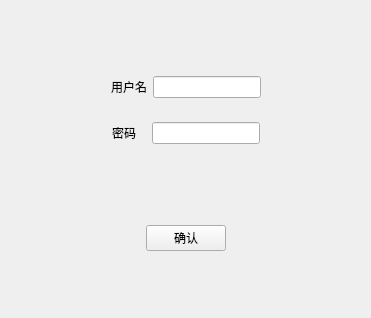
<?xml version="1.0" encoding="UTF-8"?>
<ui version="4.0">
 <class>login</class>
 <widget class="QWidget" name="login">
  <property name="geometry">
   <rect>
    <x>0</x>
    <y>0</y>
    <width>371</width>
    <height>318</height>
   </rect>
  </property>
  <property name="sizePolicy">
   <sizepolicy hsizetype="Fixed" vsizetype="Fixed">
    <horstretch>0</horstretch>
    <verstretch>0</verstretch>
   </sizepolicy>
  </property>
  <property name="windowTitle">
   <string>login</string>
  </property>
  <layout class="QVBoxLayout" name="verticalLayout_3">
   <item>
    <spacer name="verticalSpacer_2">
     <property name="orientation">
      <enum>Qt::Vertical</enum>
     </property>
     <property name="sizeHint" stdset="0">
      <size>
       <width>20</width>
       <height>40</height>
      </size>
     </property>
    </spacer>
   </item>
   <item>
    <widget class="QWidget" name="widget" native="true">
     <layout class="QVBoxLayout" name="verticalLayout">
      <item>
       <widget class="QWidget" name="widget_2" native="true">
        <layout class="QHBoxLayout" name="horizontalLayout">
         <item>
          <spacer name="horizontalSpacer">
           <property name="orientation">
            <enum>Qt::Horizontal</enum>
           </property>
           <property name="sizeHint" stdset="0">
            <size>
             <width>40</width>
             <height>20</height>
            </size>
           </property>
          </spacer>
         </item>
         <item>
          <widget class="QLabel" name="label">
           <property name="text">
            <string>用户名</string>
           </property>
          </widget>
         </item>
         <item>
          <widget class="QLineEdit" name="lineEdit">
           <property name="maxLength">
            <number>21</number>
           </property>
           <property name="placeholderText">
            <string notr="true"/>
           </property>
          </widget>
         </item>
         <item>
          <spacer name="horizontalSpacer_2">
           <property name="orientation">
            <enum>Qt::Horizontal</enum>
           </property>
           <property name="sizeHint" stdset="0">
            <size>
             <width>40</width>
             <height>20</height>
            </size>
           </property>
          </spacer>
         </item>
        </layout>
       </widget>
      </item>
      <item>
       <widget class="QWidget" name="widget_3" native="true">
        <layout class="QHBoxLayout" name="horizontalLayout_2">
         <item>
          <spacer name="horizontalSpacer_3">
           <property name="orientation">
            <enum>Qt::Horizontal</enum>
           </property>
           <property name="sizeHint" stdset="0">
            <size>
             <width>40</width>
             <height>20</height>
            </size>
           </property>
          </spacer>
         </item>
         <item>
          <widget class="QLabel" name="label_2">
           <property name="text">
            <string>密码   </string>
           </property>
          </widget>
         </item>
         <item>
          <widget class="QLineEdit" name="lineEdit_2">
           <property name="maxLength">
            <number>14</number>
           </property>
           <property name="echoMode">
            <enum>QLineEdit::Password</enum>
           </property>
          </widget>
         </item>
         <item>
          <spacer name="horizontalSpacer_4">
           <property name="orientation">
            <enum>Qt::Horizontal</enum>
           </property>
           <property name="sizeHint" stdset="0">
            <size>
             <width>40</width>
             <height>20</height>
            </size>
           </property>
          </spacer>
         </item>
        </layout>
       </widget>
      </item>
     </layout>
    </widget>
   </item>
   <item>
    <spacer name="verticalSpacer">
     <property name="orientation">
      <enum>Qt::Vertical</enum>
     </property>
     <property name="sizeHint" stdset="0">
      <size>
       <width>20</width>
       <height>40</height>
      </size>
     </property>
    </spacer>
   </item>
   <item>
    <widget class="QWidget" name="widget_4" native="true">
     <layout class="QHBoxLayout" name="horizontalLayout_3">
      <item>
       <spacer name="horizontalSpacer_5">
        <property name="orientation">
         <enum>Qt::Horizontal</enum>
        </property>
        <property name="sizeHint" stdset="0">
         <size>
          <width>40</width>
          <height>20</height>
         </size>
        </property>
       </spacer>
      </item>
      <item>
       <widget class="QPushButton" name="pushButton">
        <property name="text">
         <string>确认</string>
        </property>
       </widget>
      </item>
      <item>
       <spacer name="horizontalSpacer_6">
        <property name="orientation">
         <enum>Qt::Horizontal</enum>
        </property>
        <property name="sizeHint" stdset="0">
         <size>
          <width>40</width>
          <height>20</height>
         </size>
        </property>
       </spacer>
      </item>
     </layout>
    </widget>
   </item>
   <item>
    <spacer name="verticalSpacer_3">
     <property name="orientation">
      <enum>Qt::Vertical</enum>
     </property>
     <property name="sizeHint" stdset="0">
      <size>
       <width>20</width>
       <height>40</height>
      </size>
     </property>
    </spacer>
   </item>
  </layout>
 </widget>
 <resources/>
 <connections/>
</ui>
